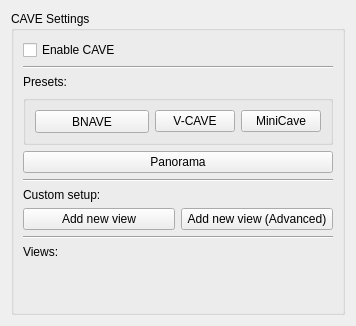
<?xml version="1.0" encoding="UTF-8"?>
<ui version="4.0">
 <class>CAVESettings</class>
 <widget class="QWidget" name="CAVESettings">
  <property name="geometry">
   <rect>
    <x>0</x>
    <y>0</y>
    <width>334</width>
    <height>326</height>
   </rect>
  </property>
  <property name="windowTitle">
   <string>CAVESettings</string>
  </property>
  <layout class="QVBoxLayout" name="verticalLayout_2">
   <item>
    <widget class="QGroupBox" name="Cave_settings_group">
     <property name="title">
      <string>CAVE Settings</string>
     </property>
     <layout class="QVBoxLayout" name="verticalLayout">
      <item>
       <widget class="QCheckBox" name="toggle_CAVE">
        <property name="text">
         <string>Enable CAVE</string>
        </property>
       </widget>
      </item>
      <item>
       <widget class="Line" name="line_2">
        <property name="orientation">
         <enum>Qt::Horizontal</enum>
        </property>
       </widget>
      </item>
      <item>
       <widget class="QLabel" name="preset_label">
        <property name="text">
         <string>Presets:</string>
        </property>
       </widget>
      </item>
      <item>
       <widget class="QGroupBox" name="groupBox">
        <layout class="QHBoxLayout" name="horizontalLayout_2">
         <item>
          <widget class="QPushButton" name="bnave_button">
           <property name="minimumSize">
            <size>
             <width>114</width>
             <height>23</height>
            </size>
           </property>
           <property name="text">
            <string>BNAVE</string>
           </property>
          </widget>
         </item>
         <item>
          <widget class="QPushButton" name="vcave_button">
           <property name="text">
            <string>V-CAVE</string>
           </property>
          </widget>
         </item>
         <item>
          <widget class="QPushButton" name="minicave_button">
           <property name="text">
            <string>MiniCave</string>
           </property>
          </widget>
         </item>
        </layout>
       </widget>
      </item>
      <item>
       <widget class="QPushButton" name="panorama_button">
        <property name="text">
         <string>Panorama</string>
        </property>
       </widget>
      </item>
      <item>
       <widget class="Line" name="line">
        <property name="orientation">
         <enum>Qt::Horizontal</enum>
        </property>
       </widget>
      </item>
      <item>
       <widget class="QLabel" name="label_custom">
        <property name="text">
         <string>Custom setup:</string>
        </property>
       </widget>
      </item>
      <item>
       <layout class="QHBoxLayout" name="horizontalLayout">
        <item>
         <widget class="QPushButton" name="addView">
          <property name="text">
           <string>Add new view</string>
          </property>
         </widget>
        </item>
        <item>
         <widget class="QPushButton" name="addViewAdvanced">
          <property name="text">
           <string>Add new view (Advanced)</string>
          </property>
         </widget>
        </item>
       </layout>
      </item>
      <item>
       <widget class="Line" name="line_3">
        <property name="orientation">
         <enum>Qt::Horizontal</enum>
        </property>
       </widget>
      </item>
      <item>
       <widget class="QLabel" name="views_label">
        <property name="text">
         <string>Views:</string>
        </property>
       </widget>
      </item>
      <item>
       <layout class="QVBoxLayout" name="viewslayout"/>
      </item>
      <item>
       <spacer name="verticalSpacer">
        <property name="orientation">
         <enum>Qt::Vertical</enum>
        </property>
        <property name="sizeHint" stdset="0">
         <size>
          <width>20</width>
          <height>40</height>
         </size>
        </property>
       </spacer>
      </item>
     </layout>
    </widget>
   </item>
  </layout>
 </widget>
 <resources/>
 <connections/>
</ui>
